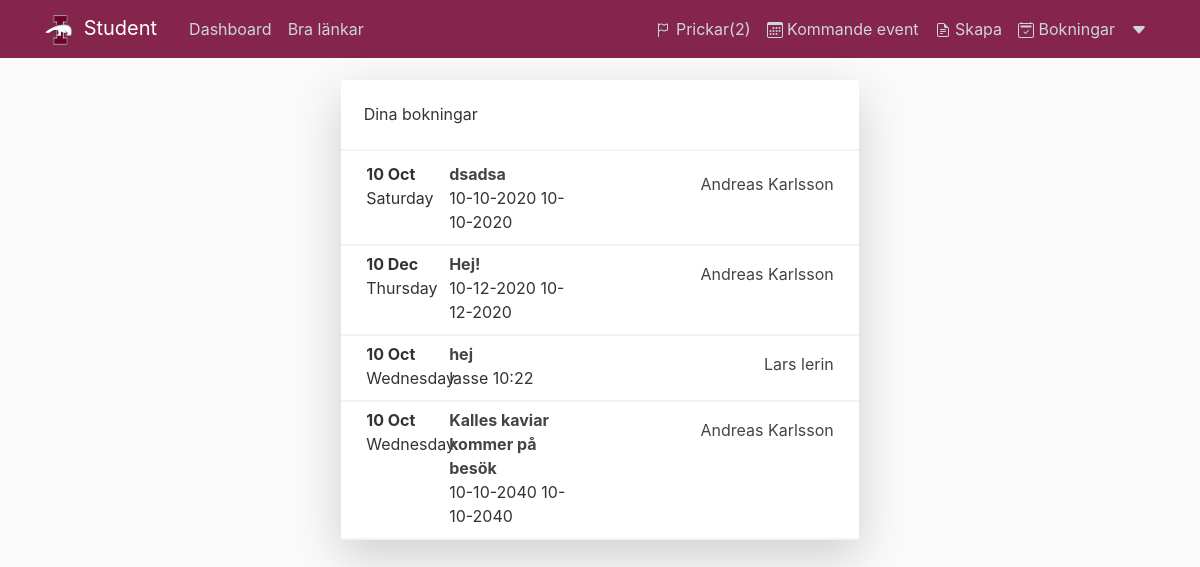
The page /booking (signed in) on the database its author committed.
### application/models.py (models this page shows, shortened)
class User_info(db.Model):
    id = db.Column(db.Integer,primary_key=True)
    user_id = db.Column(db.Integer, db.ForeignKey('user.id'))
    user_type = db.Column(db.String(), unique=False, default="student")
    food_preference = db.Column(db.String(), unique=False, default=None)
    gender = db.Column(db.String(), unique=False, default=None)
    warnings = db.Column(db.Integer(), unique=False, default=0)
    semester = db.Column(db.Integer(), unique=False, nullable=False)

class Post(db.Model):
    id = db.Column(db.Integer, primary_key=True)
    title = db.Column(db.String(), nullable=True, default=None)
    date_posted = db.Column(db.DateTime, nullable=False, default=datetime.utcnow)
    content = db.Column(db.Text,nullable=False)
    image_file = db.Column(db.String(), unique=False, default=None)
    youtube = db.Column(db.String(), nullable=True, default=None)
    user_id = db.Column(db.Integer, db.ForeignKey('user.id'), nullable=False)
    event_id = db.Column(db.Integer, db.ForeignKey('event.id'), nullable=True)
    replies = db.relationship('Reply', backref='post', lazy=True)
    likes = db.relationship('Like', backref='post', lazy=True)
    get_event = db.relationship('Event', backref='post', lazy=True)

class Event(db.Model):
    id = db.Column(db.Integer(), primary_key=True)
    event_name = db.Column(db.String())
    location = db.Column(db.String(), nullable=True, unique=False)
    event_date = db.Column(db.DateTime(), nullable=True, default=datetime.utcnow)
    event_time = db.Column(db.String(), nullable=True)
    last_registration = db.Column(db.DateTime, nullable=False, default=datetime.utcnow)
    max_participants = db.Column(db.Integer,unique=False, default=0)
    posts = db.relationship('Post', backref='event', lazy=True)
    attending = db.relationship('AttendingEvent', backref='event', lazy=True)

class User(UserMixin, db.Model):
    id = db.Column(db.Integer(), primary_key=True)
    username = db.Column(db.String(30), unique=False, nullable=False)
    email = db.Column(db.String(), unique=True, nullable=False)
    password = db.Column(db.String(), unique=False, nullable=False)
    image_file = db.Column(db.String(), default='default.jpg')
    user_info = db.relationship('User_info', backref='info')
    posts = db.relationship('Post', backref='author', lazy=True)
    attenindingevent = db.relationship('AttendingEvent', backref='user', lazy=True)
    replies = db.relationship('Reply', backref='user', lazy='dynamic')

### application/users/routes.py (the view)
@users.route('/booking', methods=['GET','POST'])
@login_required
def booking():
    page = request.args.get('page',1, type=int)
    d = datetime.today() - timedelta(days=1)
    bookings = Post.query.join(Event, AttendingEvent).filter(Post.event_id==Event.id==AttendingEvent.event_id, AttendingEvent.user_id==current_user.id, Event.event_date > d).order_by(Event.event_date).paginate(page=page, per_page=8)
    user_info = User_info.query.filter_by(user_id=current_user.id).first()
    get_warnings = AttendingEvent.query.filter(AttendingEvent.warning=='warning').filter(AttendingEvent.user_id==current_user.id).all()
    user_warning = []
    for warning in get_warnings:
        event = Post.query.filter(Post.event_id==warning.event_id).first()
        user_warning.append(event)
    return render_template('booking.html', event_id=bookings, user_info=user_info, user_warning=user_warning)

### application/models.py (called while the page is built)
@login_manager.user_loader
def load_user(user_id):
    return User.query.get(int(user_id))

### application/templates/booking.html (shortened to what this page needs)
{% extends "layout.html" %}
{% block content %}
<link rel="stylesheet" type="text/css" href="{{url_for('static', filename='test.css')}}">
<section class="hero ">
    <div class="container ">
        <div class="row justify-content-center">
            <div class="col-lg-9">
                <div class="cardbox shadow-lg bg-white">
                    <div class="cardbox-heading">
                        <div class="media m-0">
                            <div class="media-body">
                                <p class="m-0">Dina bokningar</p>
                            </div>
                        </div>
                    </div>
                    <div class="cardbox-item" style="margin-top:5px;">
                      {% for event_id in event_id.items %}
                      <div class="row booking-field" style="padding: 10px; margin-top:-4px;">
                        <div class="col-2"><b>{{ event_id.event.event_date.strftime( '%d %b') }}</b> <br>{{ event_id.event.event_date.strftime( '%A') }}
                        </div>
                        <div class="col-4"><b> <a class="article-title" href="{{ url_for('posts.post', post_id=event_id.id )}}"> {{ event_id.event.event_name  }}</a></b> <br>{{ event_id.event.location }} {{ event_id.event.event_time }}
                        </div>
                        <div class="col-6 text-right" style="margin-top: 10px;">
                          <a class="article-title" href="{{ url_for('posts.user_posts', id=event_id.author.id) }}">{{ event_id.author.username }}</a>
                        </div>
                    </div>
                     {% endfor %}
                    </div>
                  </div>
                </div>
              </div>
            </div>
          </div>
        </div>
{% endblock content %}

### application/templates/layout.html (shortened to what this page needs)
<!DOCTYPE html>
<html lang="sv">
<head>
     <link rel="stylesheet" href="https://stackpath.bootstrapcdn.com/bootstrap/4.3.1/css/bootstrap.min.css">
    <link rel="stylesheet" type="text/css" href="{{ url_for('static', filename='main.css') }}">
</head>
<body>
    <header class="site-header">
        <nav class="navbar navbar-expand-md navbar-dark bg-steel fixed-top">
          <div class="container">
            <a class="navbar-brand mr-4" href="/">
              <img class="headericon" src="{{ url_for('static', filename='isekicon.png') }}">
            </img>Student</a>
            <div class="collapse navbar-collapse" id="navbarToggle">
              <div class="navbar-nav mr-auto">
                <a class="nav-item nav-link" href="{{ url_for('user.dashboard') }}">Dashboard</a>
                <div class="dropdown">
                  <a class="nav-item nav-link" id="dropdownMenu" href="#" data-toggle="dropdown" aria-haspopup="true" aria-expanded="false">
                    Bra länkar
                  </a>
                </div>
              </div>
              <div class="navbar-nav">
                <a class="nav-item nav-link" href="/" data-toggle="modal" data-target="#WarningModalCenter"> Prickar({{ user_info.warnings }})</a>
                <a class="nav-item nav-link" href="/upcomingevents"> Kommande event </a>
                <div class="dropdown">
                    <a class="nav-item nav-link" id="dropdownMenu" href="#" data-toggle="dropdown" aria-haspopup="true" aria-expanded="false">
                      Skapa
                    </a>
                  </div>
                <a class="nav-item nav-link" href="/booking"> Bokningar</a>
                <div class="dropdown">
                    <a class="nav-item nav-link" id="dropdownMenu" data-toggle="dropdown" aria-haspopup="true" aria-expanded="false">
                        <svg class="bi bi-caret-down-fill" width="1em" height="1em" viewBox="0 0 16 16" fill="currentColor" xmlns="http://www.w3.org/2000/svg">
                            <path d="M7.247 11.14L2.451 5.658C1.885 5.013 2.345 4 3.204 4h9.592a1 1 0 01.753 1.659l-4.796 5.48a1 1 0 01-1.506 0z"/>
                          </svg>
                    </a>
                  </div>
              </div>
            </div>
          </div>
        </nav>
      </header>
      <main role="main" class="container">
        <div class="row d-flex justify-content-center">
          <div class="col-md-8">
              {% block content %}{% endblock %}
      </main>
</body>
</html>

### application/static/main.css (style rules this page uses)
body { background: #fafafa; color: #333333; margin-top: 5rem; }
.headericon { width: 30px; margin-right: 3px }
.col-lg-9 { width: 100,5%; }
.bg-steel { background-color: #72012eda; }
.site-header .navbar-nav .nav-link { color: #cbd5db; }
.article-title { color: #444444; margin-top: -70px; !important }

### application/static/test.css (style rules this page uses)
.hero { padding: 6.25rem 0px !important; margin: px !important; }
.cardbox { border-radius: 3px; margin-bottom: -50px; margin-top: -100px; padding: 0px !important; }
.cardbox .cardbox-heading { padding: 16px; margin: 0; border-bottom: 2px solid #f4f4f4; }
.booking-field { margin-left: 0px; margin-right: 0px; margin-top: 0px; margin-bottom: 0px; border-bottom: 2px solid #f4f4f4; }
.media { display: -ms-flexbox; display: flex; -ms-flex-align: start; align-items: flex-start; }
.d-flex { display: -ms-flexbox !important; display: flex !important; }
.media-body { -ms-flex: 1; flex: 1; padding: .4rem !important; }
.cardbox .cardbox-item { position: relative; display: block; }

### rows shown on the page
User_info: warnings "2"
Post: event.event_date "10 Oct", event.event_date "Saturday", event.event_name "dsadsa", event.location "10-10-2020", event.event_time "10-10-2020", author.username "Andreas Karlsson"
Post: event.event_date "10 Dec", event.event_date "Thursday", event.event_name "Hej!", event.location "10-12-2020", event.event_time "10-12-2020", author.username "Andreas Karlsson"
Post: event.event_date "10 Oct", event.event_date "Wednesday", event.event_name "hej", event.location "lasse", event.event_time "10:22", author.username "Lars lerin"
Post: event.event_date "10 Oct", event.event_date "Wednesday", event.event_name "Kalles kaviar kommer på besök", event.location "10-10-2040", event.event_time "10-10-2040", author.username "Andreas Karlsson"
